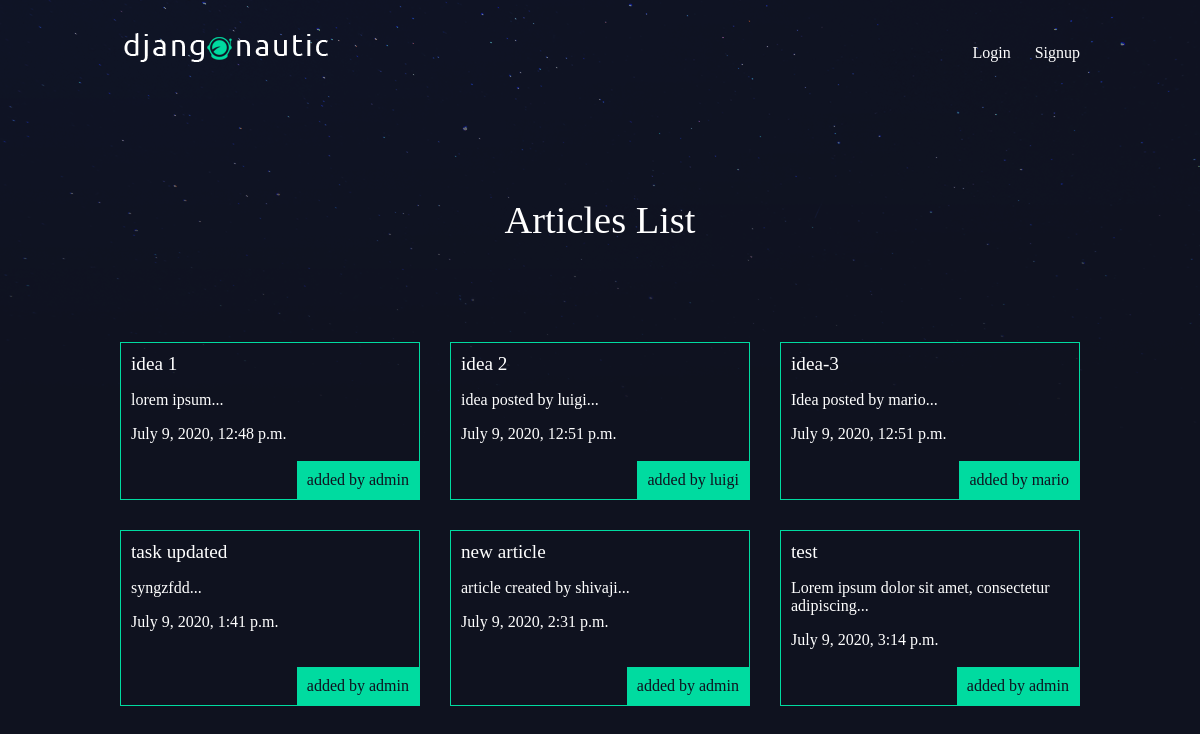
The page / on the database its author committed.
### blog/models.py (models this page shows, shortened)
class Article(models.Model):
    title = models.CharField(max_length=100)
    slug = models.SlugField()
    body = models.TextField()
    date = models.DateTimeField(auto_now_add=True)
    thumbnail = models.ImageField(default='default.png', blank=True)
    author = models.ForeignKey(User, default=None, on_delete=models.CASCADE)
    def snippet(self):
        return self.body[:50]+'...'

### blog/views.py (the view)
# urls.py: path('', views.ArticlesList.as_view(), name='article'),
class ArticlesList(ListView):
    queryset = Article.objects.all().order_by('date')
    context_object_name = 'articles'
    template_name = 'blog/articles.html'

### templates/blog/articles.html
{% extends 'base.html' %} {% block content %}
<h1>Articles List</h1>
<div class="articles">
  {% for article in articles %}
  <div class="article">
    <h2>
      <a href="{% url 'blog:detail' slug=article.slug %}"
        >{{ article.title }}</a
      >
    </h2>
    <p>{{ article.snippet }}</p>
    <p>{{ article.date }}</p>
    <p class="author">added by {{article.author.username}}</p>
  </div>
  {% endfor %}
</div>
{% endblock content %}

### templates/base.html (shortened to what this page needs)
<!DOCTYPE html>
{% load static %}
<html lang="en">
  <head>
    <link rel="stylesheet" href="{% static 'dist/css/main.css' %}" />
  </head>
  <body>
    <header class="wrapper">
      <a href="{% url 'blog:article' %}"
        ><img src="{% static 'media/logo.png' %}" alt=""
      /></a>
      <nav>
        <ul>
          {% if user.is_authenticated %}
          <li>
            <form
              action="{% url 'accounts:logout' %}"
              class="logout-link"
              method="POST"
            >
              {% csrf_token %}
              <button type="submit">Logout</button>
            </form>
          </li>
          <li>
            <a href="{% url 'blog:create' %}" class="highlight">New Article</a>
          </li>
          {% else %}
          <li><a href="{% url 'accounts:login' %}">Login</a></li>
          <li><a href="{% url 'accounts:signup' %}">Signup</a></li>
          {% endif %}
        </ul>
      </nav>
    </header>
    <div class="wrapper">
      {% block content %} {% endblock content %}
    </div>
  </body>
</html>

### rows shown on the page
Article: title "idea 1", snippet "lorem ipsum...", date "July 9, 2020, 12:48 p.m.", author.username "admin"
Article: title "idea 2", snippet "idea posted by luigi...", date "July 9, 2020, 12:51 p.m.", author.username "luigi"
Article: title "idea-3", snippet "Idea posted by mario...", date "July 9, 2020, 12:51 p.m.", author.username "mario"
Article: title "task updated", snippet "syngzfdd...", date "July 9, 2020, 1:41 p.m.", author.username "admin"
Article: title "new article", snippet "article created by shivaji...", date "July 9, 2020, 2:31 p.m.", author.username "admin"
Article: title "test", snippet "Lorem ipsum dolor sit amet, consectetur adipiscing...", date "July 9, 2020, 3:14 p.m.", author.username "admin"
